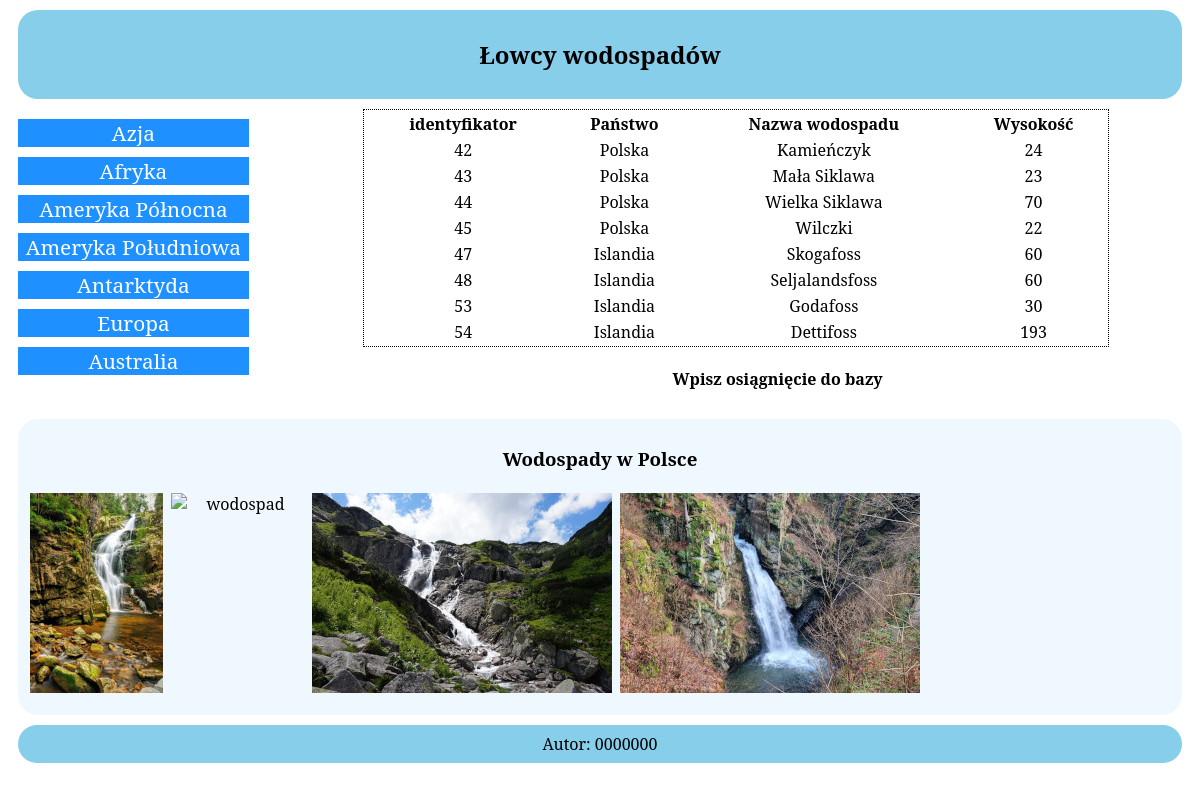
Screenshot of /zadania/z2/index.php with the database file from the repository.
### tables this page shows
CREATE TABLE `kontynenty` (
  `idKontynent` int(10) UNSIGNED NOT NULL,
  `nazwa` varchar(20) DEFAULT NULL
);

CREATE TABLE `obiekty` (
  `idObiekt` int(10) UNSIGNED NOT NULL,
  `idKontynent` int(10) UNSIGNED NOT NULL,
  `idRodzaj` int(10) UNSIGNED NOT NULL,
  `nazwa` varchar(20) DEFAULT NULL,
  `opis` text DEFAULT NULL,
  `plik` varchar(100) DEFAULT NULL,
  `nazwaCechy` varchar(30) DEFAULT NULL,
  `wartoscCechy` int(10) UNSIGNED DEFAULT NULL,
  `panstwo` varchar(30) DEFAULT NULL
);

### zadania/z2/index.php (the view, shortened to what this page needs)
<?php
    $conn = mysqli_connect('localhost', 'root', '', 'wodospady');
?>
<!DOCTYPE html>
<html lang="pl">
<head>
    <link rel="stylesheet" href="styl.css">
</head>
<body>
    <header>
        <h2>Łowcy wodospadów</h2>
    </header>
    <main>
        <aside>
            <?php
                $result = mysqli_query($conn, "SELECT idKontynent, nazwa from kontynenty;");
                while ($row = mysqli_fetch_array($result)) {
                    echo
                        '<a href="index.php?idKontynent='
                        . $row['idKontynent']
                        . '">'
                        . $row['nazwa']
                        . '</a>';
                }
            ?>
        </aside>
        <section>
            <table>
                <tr>
                    <th>identyfikator</th>
                    <th>Państwo</th>
                    <th>Nazwa wodospadu</th>
                    <th>Wysokość</th>
                </tr>
                <?php
                    if (isset($_GET['idKontynent'])) {
                        $idKontynent = $_GET['idKontynent'];
                    } else {
                        $idKontynent = 6;
                    }
                    $result = mysqli_query($conn, "SELECT idObiekt, panstwo, nazwa, wartoscCechy from obiekty where idRodzaj = 10 AND idKontynent = $idKontynent;");
                    while ($row = mysqli_fetch_array($result)) {
                        echo "<tr>";
                        echo "<td>" . $row['idObiekt'] . "</td>";
                        echo "<td>" . $row['panstwo'] . "</td>";
                        echo "<td>" . $row['nazwa'] . "</td>";
                        echo "<td>" . $row['wartoscCechy'] . "</td>";
                        echo "</tr>";
                    }
                ?>
            </table>
            <h4>Wpisz osiągnięcie do bazy</h4>
        </section>
    </main>
    <article>
        <h3>Wodospady w Polsce</h3>
        <img src="kamienczyk.jpg" alt="wodospad">
        <img src="siklawica.jpg" alt="wodospad" width="133">
        <img src="siklawa.jpg" alt="wodospad">
        <img src="wilczki.jpg" alt="wodospad">
    </article>
    <footer>Autor: 0000000</footer>
</body>
</html>

### zadania/z2/styl.css (style rules this page uses)
* { font-family: 'Garamond', 'Serif'; text-align: center; }
header, footer { background-color: skyblue; padding: 8px; margin: 10px; border-radius: 20px; }
main { display: flex; }
aside { width: 30%; }
section { width: 70%; height: 300px; overflow: auto; }
article { background-color: AliceBlue; height: 280px; padding: 8px; margin: 10px; border-radius: 20px; }
img { margin: 4px; float: left; }
table { width: 90%; border: 1px dotted black; }
a { display: block; background-color: dodgerblue; color: white; width: 65%; font-size: 130%; margin: 10px; text-decoration: none; }

### rows the page displays
kontynenty: nazwa "Azja"
kontynenty: nazwa "Afryka"
kontynenty: nazwa "Ameryka Północna"
kontynenty: nazwa "Ameryka Południowa"
kontynenty: nazwa "Antarktyda"
kontynenty: nazwa "Europa"
kontynenty: nazwa "Australia"
obiekty: idObiekt "42", panstwo "Polska", nazwa "Kamieńczyk", wartoscCechy "24"
obiekty: idObiekt "43", panstwo "Polska", nazwa "Mała Siklawa", wartoscCechy "23"
obiekty: idObiekt "44", panstwo "Polska", nazwa "Wielka Siklawa", wartoscCechy "70"
obiekty: idObiekt "45", panstwo "Polska", nazwa "Wilczki", wartoscCechy "22"
obiekty: idObiekt "47", panstwo "Islandia", nazwa "Skogafoss", wartoscCechy "60"
obiekty: idObiekt "48", panstwo "Islandia", nazwa "Seljalandsfoss", wartoscCechy "60"
obiekty: idObiekt "53", panstwo "Islandia", nazwa "Godafoss", wartoscCechy "30"
obiekty: idObiekt "54", panstwo "Islandia", nazwa "Dettifoss", wartoscCechy "193"
